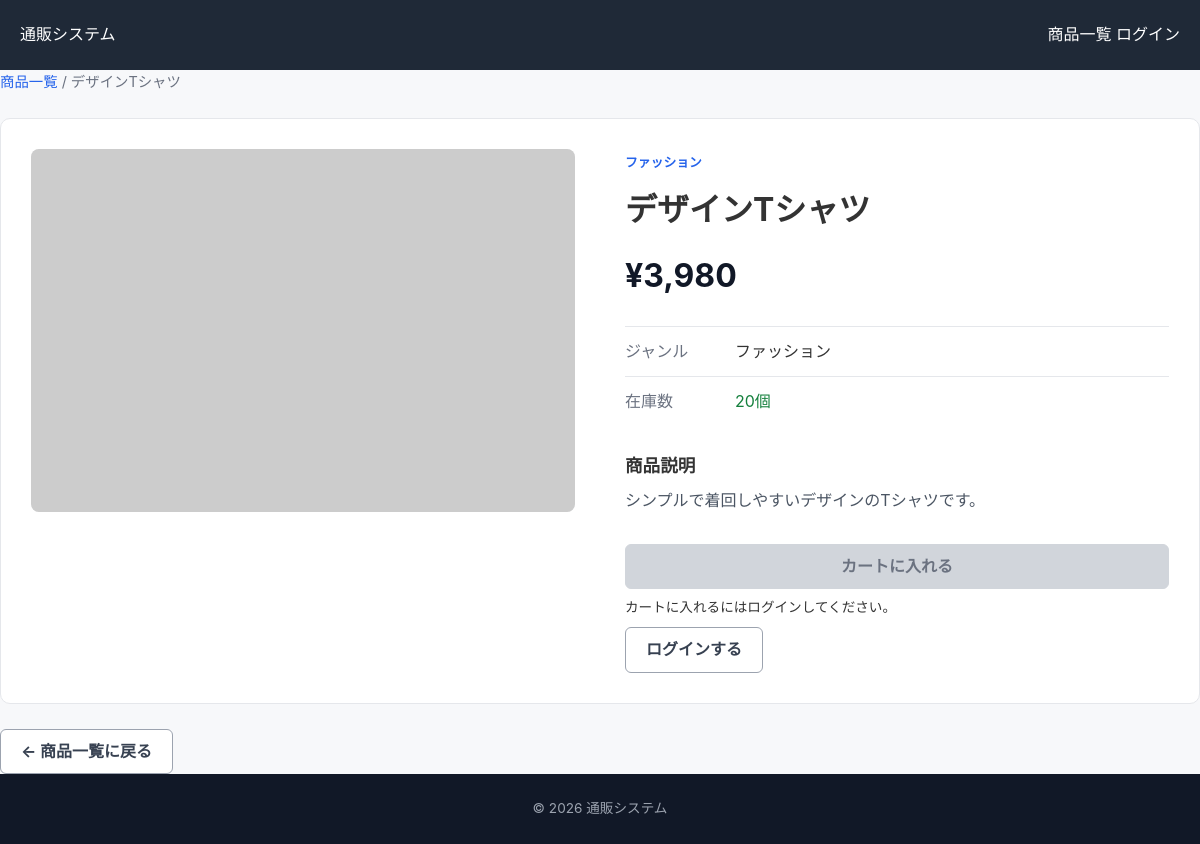
The app's page /products/3 with its own data.
### tables this page shows
CREATE TABLE products (
            id INTEGER PRIMARY KEY AUTOINCREMENT,
            name TEXT NOT NULL,
            price INTEGER NOT NULL,
            genre TEXT NOT NULL,
            stock INTEGER NOT NULL DEFAULT 0,
            image_url TEXT,
            description TEXT NOT NULL
        );

### app.py (the view)
@app.route("/products/<int:product_id>")
def product_detail(product_id):
    db = get_db()
    product = db.execute(
        """
        SELECT *
        FROM products
        WHERE id = ?
        """,
        (product_id,),
    ).fetchone()
    if product is None:
        flash(
            "指定された商品が見つかりません。",
            "danger",
        )
        return redirect(url_for("index"))
    can_add_to_cart = (
        "user_id" in session
        and product["stock"] > 0
    )
    return render_template(
        "product_detail.html",
        product=product,
        can_add_to_cart=can_add_to_cart,
    )

### app.py (called while the page is built, shortened)
def get_db():
    if "db" not in g:
        g.db = sqlite3.connect(DATABASE)
        g.db.row_factory = sqlite3.Row
    return g.db

@app.context_processor
def inject_current_user():
    user = None
    return {
        "current_user": user
    }

### templates/product_detail.html (shortened to what this page needs)
{% extends "base.html" %}
{% block content %}
<div class="breadcrumb">
    <a href="{{ url_for('index') }}">
        商品一覧
    </a>
    <span> / </span>
    <span>
        {{ product["name"] }}
    </span>
</div>
<section class="product-detail">
    <div class="detail-image-area">
        <img
            src="{{ product['image_url'] }}"
            alt="{{ product['name'] }}"
            class="detail-image"
        >
    </div>
    <div class="detail-info">
        <span class="product-genre">
            {{ product["genre"] }}
        </span>
        <h1>
            {{ product["name"] }}
        </h1>
        <p class="detail-price">
            ¥{{ "{:,}".format(product["price"]) }}
        </p>
        <div class="detail-row">
            <span class="detail-label">
                ジャンル
            </span>
            <span>
                {{ product["genre"] }}
            </span>
        </div>
        <div class="detail-row">
            <span class="detail-label">
                在庫数
            </span>
            <span>
                {% if product["stock"] > 0 %}
                    <span class="in-stock">
                        {{ product["stock"] }}個
                    </span>
                {% else %}
                    <span class="out-of-stock">
                        在庫切れ
                    </span>
                {% endif %}
            </span>
        </div>
        <div class="description">
            <h2>商品説明</h2>
            <p>
                {{ product["description"] }}
            </p>
        </div>
        <div class="cart-area">
            {% if not current_user %}
                <button
                    type="button"
                    class="cart-button disabled"
                    disabled
                >
                    カートに入れる
                </button>
                <p class="button-note">
                    カートに入れるにはログインしてください。
                </p>
                <a
                    href="{{ url_for('login') }}"
                    class="secondary-button"
                >
                    ログインする
                </a>
            {% endif %}
        </div>
    </div>
</section>
<div class="back-area">
    <a
        href="{{ url_for('index') }}"
        class="secondary-button"
    >
        ← 商品一覧に戻る
    </a>
</div>
{% endblock %}

### static/css/style.css (style rules this page uses)
* { box-sizing: border-box; }
html { font-size: 16px; }
body { margin: 0; padding: 0; font-family: -apple-system, BlinkMacSystemFont, "Segoe UI", "Hiragino Kaku Gothic ProN", "Hiragino Sans", "Yu Gothic", YuGothic, Meiryo, sans-serif; color: #333; background: #f7f8fa; line-height: 1.6; }
a { color: inherit; text-decoration: none; }
button, input { font: inherit; }
.product-genre { display: inline-block; margin-bottom: 5px; color: #2563eb; font-size: 0.8rem; font-weight: bold; }
.in-stock { color: #15803d; }
.primary-button, .secondary-button, .cart-button { display: inline-flex; align-items: center; justify-content: center; min-height: 44px; padding: 9px 20px; border-radius: 6px; font-weight: bold; cursor: pointer; transition: background 0.2s, border-color 0.2s, color 0.2s; }
.secondary-button { border: 1px solid #9ca3af; background: #fff; color: #374151; }
.cart-button { width: 100%; border: 1px solid #16a34a; background: #16a34a; color: #fff; font-size: 1rem; }
.cart-button.disabled, .cart-button:disabled { border-color: #d1d5db; background: #d1d5db; color: #6b7280; cursor: not-allowed; }
.button-note { margin: 8px 0; font-size: 0.85rem; }
.breadcrumb { margin-bottom: 25px; color: #6b7280; font-size: 0.9rem; }
.breadcrumb a { color: #2563eb; }
.product-detail { display: grid; grid-template-columns: minmax(0, 1fr) minmax(0, 1fr); gap: 50px; padding: 30px; background: #fff; border: 1px solid #e5e7eb; border-radius: 10px; }
.detail-image-area { position: relative; min-width: 0; }
.detail-image { width: 100%; display: block; aspect-ratio: 3 / 2; object-fit: cover; border-radius: 8px; background: #f3f4f6; }
.detail-info h1 { margin: 5px 0 15px; font-size: 2rem; }
.detail-price { margin: 0 0 25px; color: #111827; font-size: 2rem; font-weight: bold; }
.detail-row { display: flex; gap: 20px; padding: 12px 0; border-top: 1px solid #e5e7eb; }
.detail-label { width: 90px; flex-shrink: 0; color: #6b7280; }
.description { margin-top: 25px; }
.description h2 { margin: 0 0 8px; font-size: 1.1rem; }
.description p { margin: 0; color: #4b5563; }
.cart-area { margin-top: 30px; }
.back-area { margin-top: 25px; }

### records on screen
products: name "デザインTシャツ", genre "ファッション", price "3,980", stock "20", description "シンプルで着回しやすいデザインのTシャツです。"
